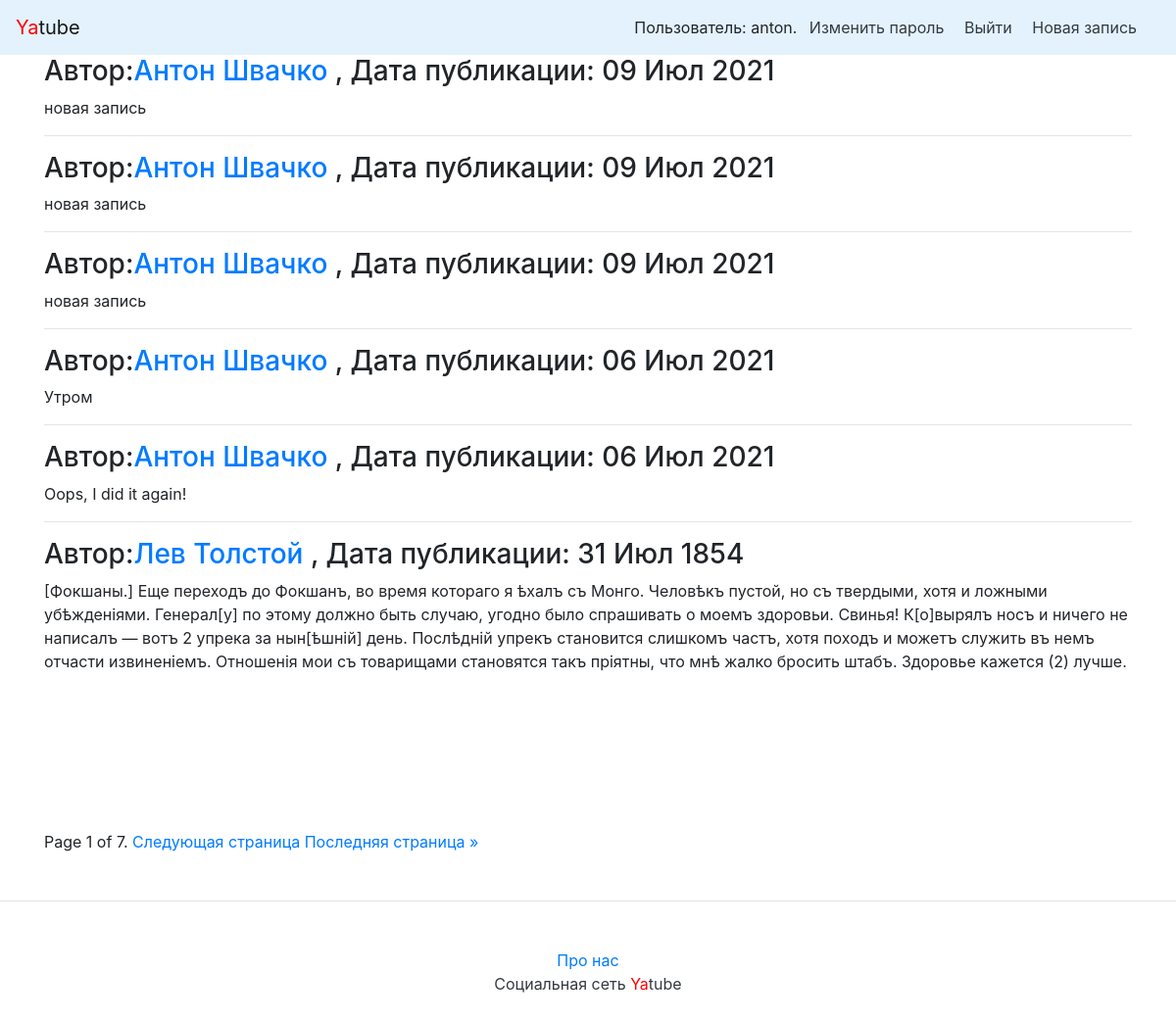
The app's page / (signed in), older data.
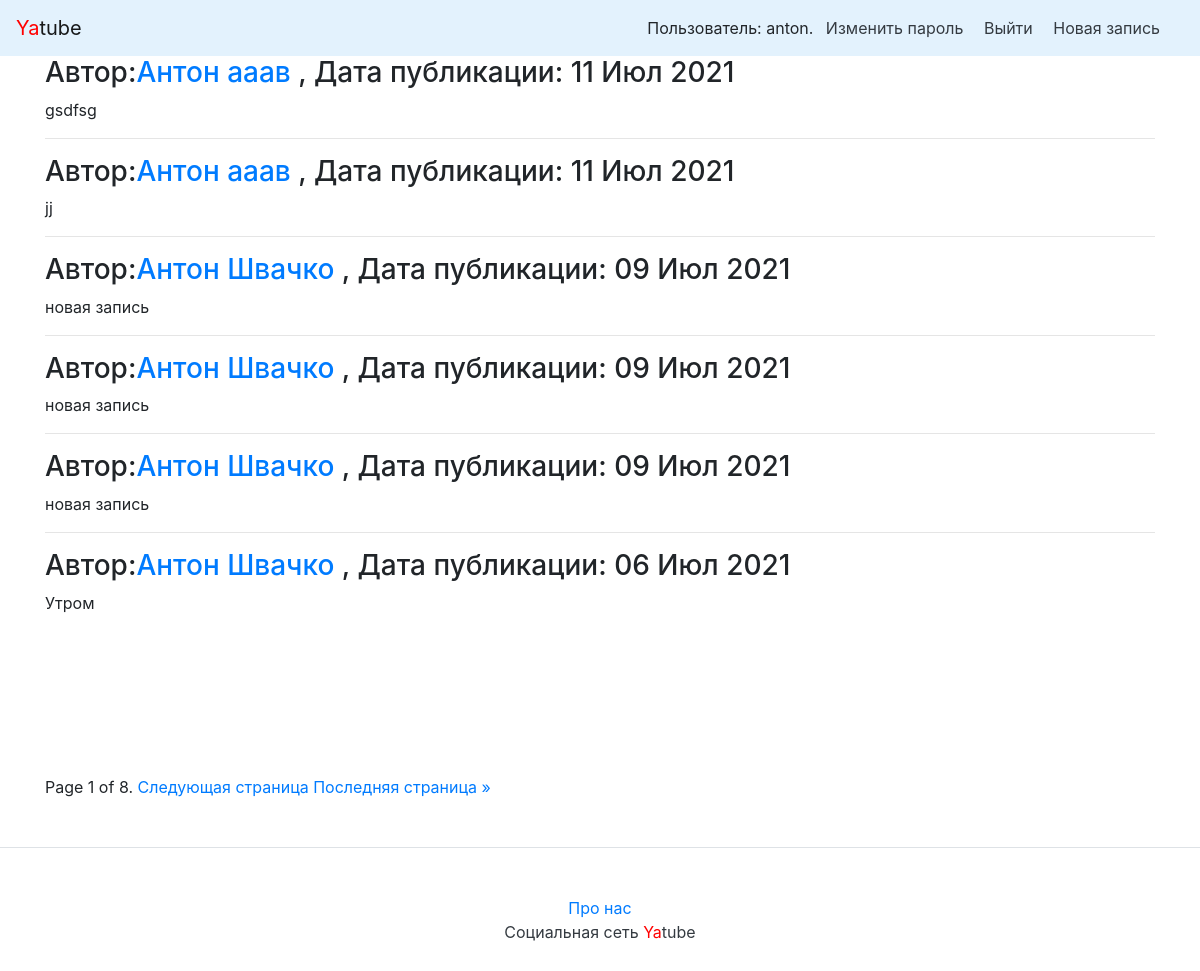
The same page, newer data.
### posts/models.py (models this page shows, shortened)
class Post(models.Model):
    text=models.CharField(max_length=25,null=True,verbose_name='введите текст' )
    pub_date=models.DateTimeField('date published',auto_now_add=True)
    author=models.ForeignKey(User, on_delete=models.CASCADE, null=True,related_name='posts')

### posts/views.py (the view)
# urls.py: path('',PostList.as_view(), name='index'),
class PostList(LoginRequiredMixin,ListView):
    model=Post
    context_object_name='posts'
    paginate_by=6
    ordering=['-pub_date']
    template_name='index.html'

### templates/index.html (shortened to what this page needs)
{% extends "base.html" %}
{% block content %}
    {% for post in posts %}
    <h3>
        Автор:<a href="{% url 'profile' post.author.username %}">{{ post.author.get_full_name }}</a> , Дата публикации: {{ post.pub_date|date:"d M Y" }}
    </h3>
    <p>{{ post.text|linebreaksbr }}</p>
    {% if not forloop.last %}<hr>{% endif %}
    {% endfor %}
    {% for posts in page_obj %}
    {{ posts.full_name|upper }}<br>
    {% endfor %}
<div class="pagination">
    <span class="step-links">
        <span class="current">
            Page {{ page_obj.number }} of {{ page_obj.paginator.num_pages }}.
        </span>
        {% if page_obj.has_next %}
            <a href="?page={{ page_obj.next_page_number }}">Следующая страница</a>
            <a href="?page={{ page_obj.paginator.num_pages }}">Последняя страница &raquo;</a>
        {% endif %}
    </span>
</div>
{% endblock %}

Row changes from the older to the newer data that the page shows:
no longer on this page (row unchanged): Post: author.get_full_name "Антон Швачко", pub_date "06 Июл 2021", text "Oops, I did it again!"
no longer on this page (row unchanged): Post: author.get_full_name "Лев Толстой", pub_date "31 Июл 1854", text "[Фокшаны.] Еще переходъ до Фокшанъ, во время котораго я ѣхалъ съ Монго. Человѣкъ пустой, но съ твердыми, хотя и ложными убѣжденіями. Генерал[у] по этому должно быть случаю, угодно было спрашивать о моемъ здоровьи. Свинья! К[о]вырялъ носъ и ничего не написалъ — вотъ 2 упрека за нын[ѣшній] день. Послѣдній упрекъ становится слишкомъ частъ, хотя походъ и можетъ служить въ немъ отчасти извиненіемъ. Отношенія мои съ товарищами становятся такъ пріятны, что мнѣ жалко бросить штабъ. Здоровье кажется (2) лучше."
added Post: author.get_full_name "Антон ааав", pub_date "11 Июл 2021", text "gsdfsg"
added Post: author.get_full_name "Антон ааав", pub_date "11 Июл 2021", text "jj"
Text that changed along with them:
{{ page_obj.paginator.num_pages }}: "7" → "8"
